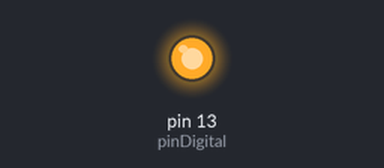
This sketch was run on a simulated Arduino Uno, built with avr-gcc and run on an emulated ATmega328P. Parts: output pins drawn as LEDs (lit = HIGH).

Above: at 0.1 s.
Timing chart, 0 to 1.6 s (numbered marks = the images above):
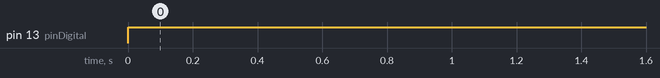

Measured:
- by itself, pin 13 (pinDigital): LOW → HIGH at 0.00 s

The sketch:

led.ino
```cpp
const int pinDigital = 13;

void setup() {
  Serial.begin(9600);
  pinMode(pinDigital, OUTPUT);
}

void loop() {
  digitalWrite(pinDigital, HIGH);
}
```
